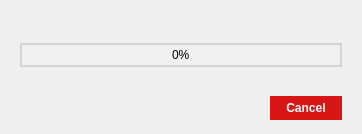
<?xml version="1.0" encoding="UTF-8"?>
<ui version="4.0">
 <class>ProgressDialog</class>
 <widget class="QDialog" name="ProgressDialog">
  <property name="enabled">
   <bool>true</bool>
  </property>
  <property name="geometry">
   <rect>
    <x>0</x>
    <y>0</y>
    <width>362</width>
    <height>134</height>
   </rect>
  </property>
  <property name="sizePolicy">
   <sizepolicy hsizetype="Fixed" vsizetype="Fixed">
    <horstretch>0</horstretch>
    <verstretch>0</verstretch>
   </sizepolicy>
  </property>
  <property name="minimumSize">
   <size>
    <width>362</width>
    <height>134</height>
   </size>
  </property>
  <property name="maximumSize">
   <size>
    <width>362</width>
    <height>134</height>
   </size>
  </property>
  <property name="windowTitle">
   <string>Loading data</string>
  </property>
  <layout class="QVBoxLayout" name="verticalLayout">
   <property name="bottomMargin">
    <number>5</number>
   </property>
   <item>
    <widget class="QWidget" name="widget" native="true">
     <property name="styleSheet">
      <string notr="true">QProgressBar {
    color: black;
    text-align: center;
    background-color: #f0f0f0;
    border: 2px solid #d3d3d3;
    border-radius: 15px;
    height: 20px;
}

QProgressBar::chunk {
    background-color: rgb(6, 196, 41);
    border-radius: 13px;
}

QPushButton {
    color: white;
    background-color: rgb(217, 22, 22);
    border-radius: 20px;
    border: none;
	padding-bottom: 5px;
	padding-top: 5px;
    font-weight: bold;
	margin-left: 250px;
	text-align: center;
}

QPushButton:hover {
	background-color: rgb(222, 60, 60);
}

QPushButton:pressed {
	background-color: rgb(247, 96, 96);
}
</string>
     </property>
     <layout class="QVBoxLayout" name="verticalLayout_2">
      <property name="topMargin">
       <number>9</number>
      </property>
      <item>
       <spacer name="verticalSpacer">
        <property name="orientation">
         <enum>Qt::Vertical</enum>
        </property>
        <property name="sizeHint" stdset="0">
         <size>
          <width>20</width>
          <height>40</height>
         </size>
        </property>
       </spacer>
      </item>
      <item>
       <widget class="QProgressBar" name="progressBar">
        <property name="styleSheet">
         <string notr="true"/>
        </property>
        <property name="value">
         <number>0</number>
        </property>
       </widget>
      </item>
      <item>
       <spacer name="verticalSpacer_2">
        <property name="orientation">
         <enum>Qt::Vertical</enum>
        </property>
        <property name="sizeHint" stdset="0">
         <size>
          <width>20</width>
          <height>40</height>
         </size>
        </property>
       </spacer>
      </item>
      <item>
       <widget class="QPushButton" name="pushButton">
        <property name="styleSheet">
         <string notr="true"/>
        </property>
        <property name="text">
         <string>Cancel</string>
        </property>
       </widget>
      </item>
     </layout>
    </widget>
   </item>
  </layout>
 </widget>
 <resources/>
 <connections/>
</ui>
